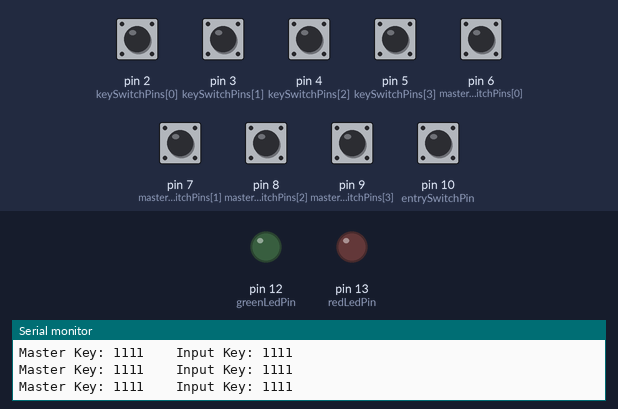
A sketch run on a simulated Arduino Uno, built with avr-gcc and run on an emulated ATmega328P. On the bench: output pins drawn as LEDs (lit = HIGH), the last lines printed to the serial monitor. Inputs (shaded band) come from the test bench; at power-on: pin 2 (keySwitchPins[0]), pin 3 (keySwitchPins[1]), pin 4 (keySwitchPins[2]), pin 5 (keySwitchPins[3]), pin 6 (masterSwitchPins[0]), pin 7 (masterSwitchPins[1]), pin 8 (masterSwitchPins[2]), pin 9 (masterSwitchPins[3]), pin 10 (entrySwitchPin) HIGH.

Above: at 1.2 s.
1.3 s: pin 10 (entrySwitchPin) pulled LOW for 0.15 s
At 1.41 s:
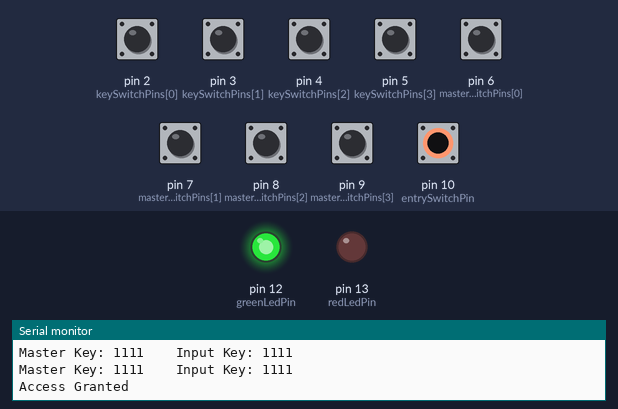
Timing chart, 0 to 4.3 s (numbered marks = the images above; inputs shaded):
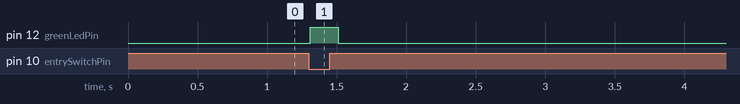

Measured:
- after the input at 1.3 s, pin 12 (greenLedPin): LOW → HIGH at once, → LOW 0.20 s later

The sketch:

main.ino
```cpp
/*
Author: Md. Tanvir Hassan
Department of EEE
Daffodil International University
Date of development: 13th May 2024
*/

const int masterSwitchPins[] = {6, 7, 8, 9};
const int numMasterSwitches = 4;

const int keySwitchPins[] = {2, 3, 4, 5};
const int numKeySwitches = 4;

const int entrySwitchPin = 10;
const int greenLedPin = 12;
const int redLedPin = 13;

int masterCombination[numMasterSwitches];

void setup() {
  Serial.begin(9600);
  while (!Serial);

  for (int i = 0; i < numMasterSwitches; ++i) {
    pinMode(masterSwitchPins[i], INPUT_PULLUP);
  }

  for (int i = 0; i < numKeySwitches; ++i) {
    pinMode(keySwitchPins[i], INPUT_PULLUP);
  }

  pinMode(entrySwitchPin, INPUT_PULLUP);
  pinMode(greenLedPin, OUTPUT);
  pinMode(redLedPin, OUTPUT);

  for (int i = 0; i < numMasterSwitches; ++i) {
    masterCombination[i] = 0;
  }
}

void loop() {
  int entrySwitchState = digitalRead(entrySwitchPin);

  Serial.print("Master Key: ");
  for (int i = 0; i < numMasterSwitches; ++i) {
    Serial.print(digitalRead(masterSwitchPins[i]));
  }
  Serial.print("    ");

  Serial.print("Input Key: ");
  for (int i = 0; i < numKeySwitches; ++i) {
    Serial.print(digitalRead(keySwitchPins[i]));
  }
  Serial.println();

  if (entrySwitchState == LOW) {
    if (checkCombination()) {
      digitalWrite(greenLedPin, HIGH);
      digitalWrite(redLedPin, LOW);
      Serial.println("Access Granted");
    } else {
      digitalWrite(greenLedPin, LOW);
      digitalWrite(redLedPin, HIGH);
      Serial.println("Access Denied");
    }
  } else {
    digitalWrite(greenLedPin, LOW);
    digitalWrite(redLedPin, LOW);
  }

  for (int i = 0; i < numMasterSwitches; ++i) {
    masterCombination[i] = digitalRead(masterSwitchPins[i]);
  }

  delay(100);
}

bool checkCombination() {
  for (int i = 0; i < numMasterSwitches; ++i) {
    if (digitalRead(keySwitchPins[i]) != masterCombination[i]) {
      return false;
    }
  }
  return true;
}
```
